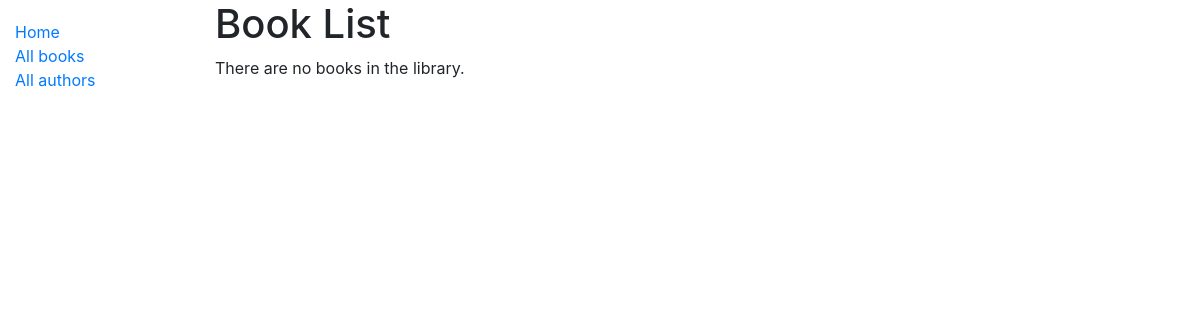
Before: /catalog/books/ with the older database file.
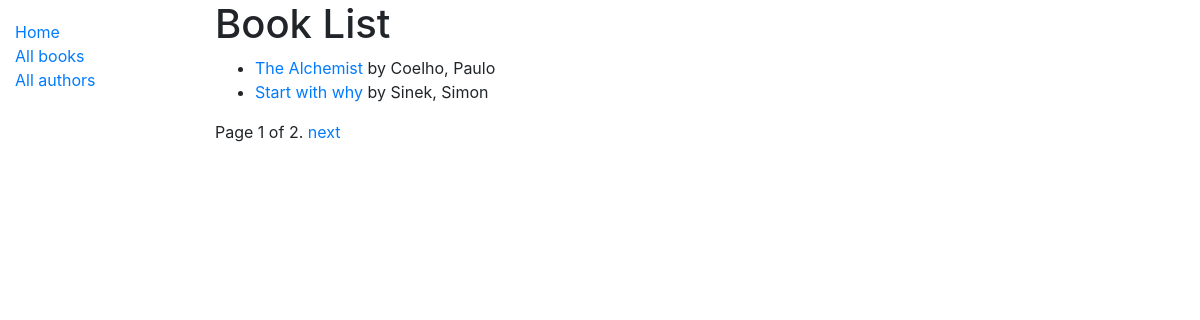
After: the same page with the newer database file.
### catalog/models.py (models this page shows, shortened)
class Book(models.Model):
    title = models.CharField(max_length=200)
    slug = models.SlugField(max_length=250, null=True, blank=True)
    author = models.ForeignKey('Author', on_delete=models.SET_NULL, null=True)
    summary = models.TextField(
        max_length=1000, help_text='Enter a brief description of the book')
    isbn = models.CharField(
        'ISBN', max_length=13, help_text='13 Character <a href="https://www.isbn-international.org/content/what-isbn">ISBN number</a>')
    language = models.ForeignKey(
        'Language', on_delete=models.SET_NULL, null=True)
    genre = models.ManyToManyField(
        Genre, help_text='Select a genre for this book')

class Author(models.Model):
    first_name = models.CharField(max_length=100)
    last_name = models.CharField(max_length=100)
    date_of_birth = models.DateField(null=True, blank=True)
    date_of_death = models.DateField('Died', null=True, blank=True)
    def __str__(self):
        return f'{self.last_name}, {self.first_name}'
    class Meta:
        ordering = ['last_name', 'first_name']

### catalog/views.py (the view)
# urls.py: path('books/', views.BookListView.as_view(), name='books'),
class BookListView(generic.ListView):
    model = Book
    template_name = "book_list.html"
    paginate_by = 2
    def get_context_data(self, **kwargs):
        context = super(BookListView, self).get_context_data(**kwargs)
        context['some_data'] = 'This is just some data'
        return context

### catalog/templates/book_list.html
{% extends "base_generic.html" %}
{% block content %}
<h1>Book List</h1>
{% if book_list %}
<ul>
    {% for book in book_list %}
    <li>
        <a href={% url 'book-detail' book.slug%}>{{ book.title }}</a> by {{book.author}}
    </li>
    {% endfor %}
</ul>
{% else %}
<p>There are no books in the library.</p>
{% endif %}
{% endblock %}

Changed rows visible on the page:
added Book: title "The Alchemist", author "Coelho, Paulo"
added Book: title "Start with why", author "Sinek, Simon"
Other visible differences:
{{ page_obj.number }}: (not shown) → "1"
{{ page_obj.paginator.num_pages }}: (not shown) → "2"
text no longer shown: "There are no books in the library."
text now shown: "Page of . next"
